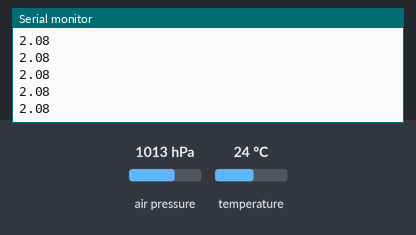
Bench run of a sketch on a simulated ESP32. Parts: the last lines printed to the serial monitor. The inputs (shaded band) are chosen by the test bench; at power-on: air pressure 1013 hPa, temperature 24 °C.

Above: at 1.2 s.
1.3 s: air pressure set to 952 hPa
At 2.1 s:
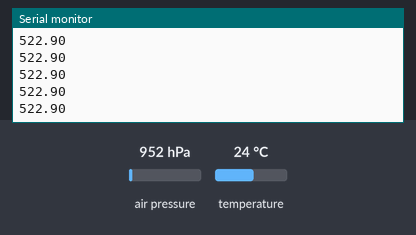
2.8 s: air pressure set to 975 hPa
At 3.7 s:
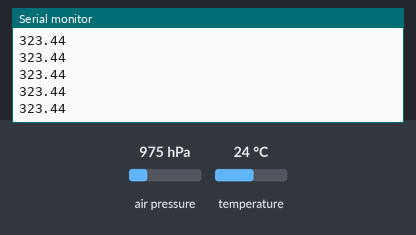
Timing chart, 0 to 5.8 s (numbered marks = the images above; inputs shaded):
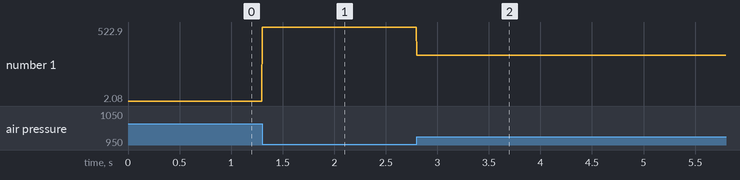

The sketch:

bmp280test.ino
```cpp
#include <Wire.h>
#include<Adafruit_BMP280.h>

Adafruit_BMP280 bmp;

unsigned long time_ms;
float temp;
float pres;
float alt;

void setup() {
  bmp.begin(0x76);
  bmp.setSampling(Adafruit_BMP280::MODE_NORMAL,
                  Adafruit_BMP280::SAMPLING_X2,
                  Adafruit_BMP280::SAMPLING_X16,
                  Adafruit_BMP280::FILTER_X16,
                  Adafruit_BMP280::STANDBY_MS_500);

  //REMOVE//
  Serial.begin(115200);
}

void loop() {
  time_ms = millis();
  temp = bmp.readTemperature();
  pres = bmp.readPressure();
  alt= bmp.readAltitude(1013.25);

  Serial.println(alt);

}
```

Measured:
- after the input at 1.3 s, the serial monitor: prints a new line at once (image 1)
- after the input at 2.8 s, the serial monitor: prints a new line at once (image 2)
- plotted number 1: 2.08 → 522.9 after the input at 1.3 s, 522.9 → 323.44 after the input at 2.8 s
